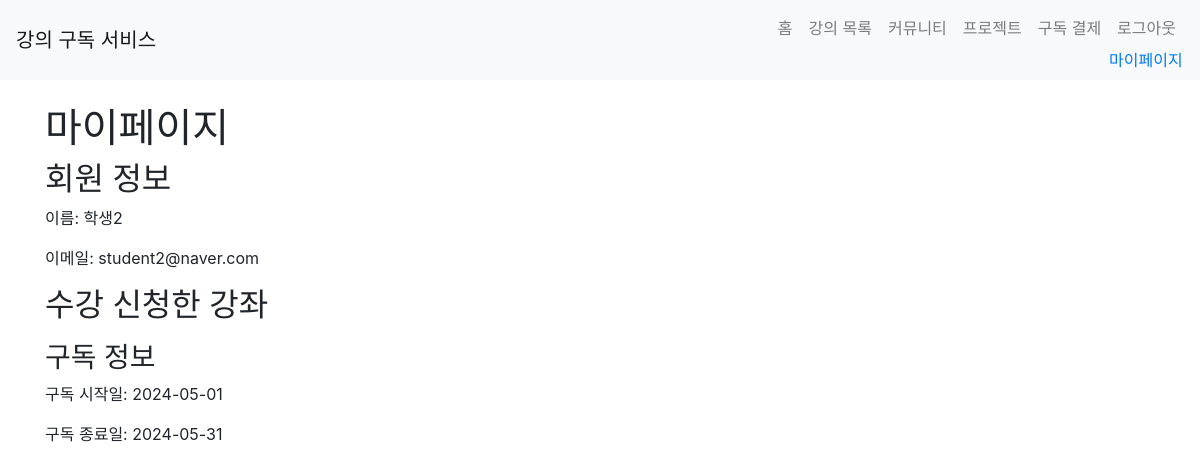
/mypage/ (signed in), run on an earlier commit of the app's database.
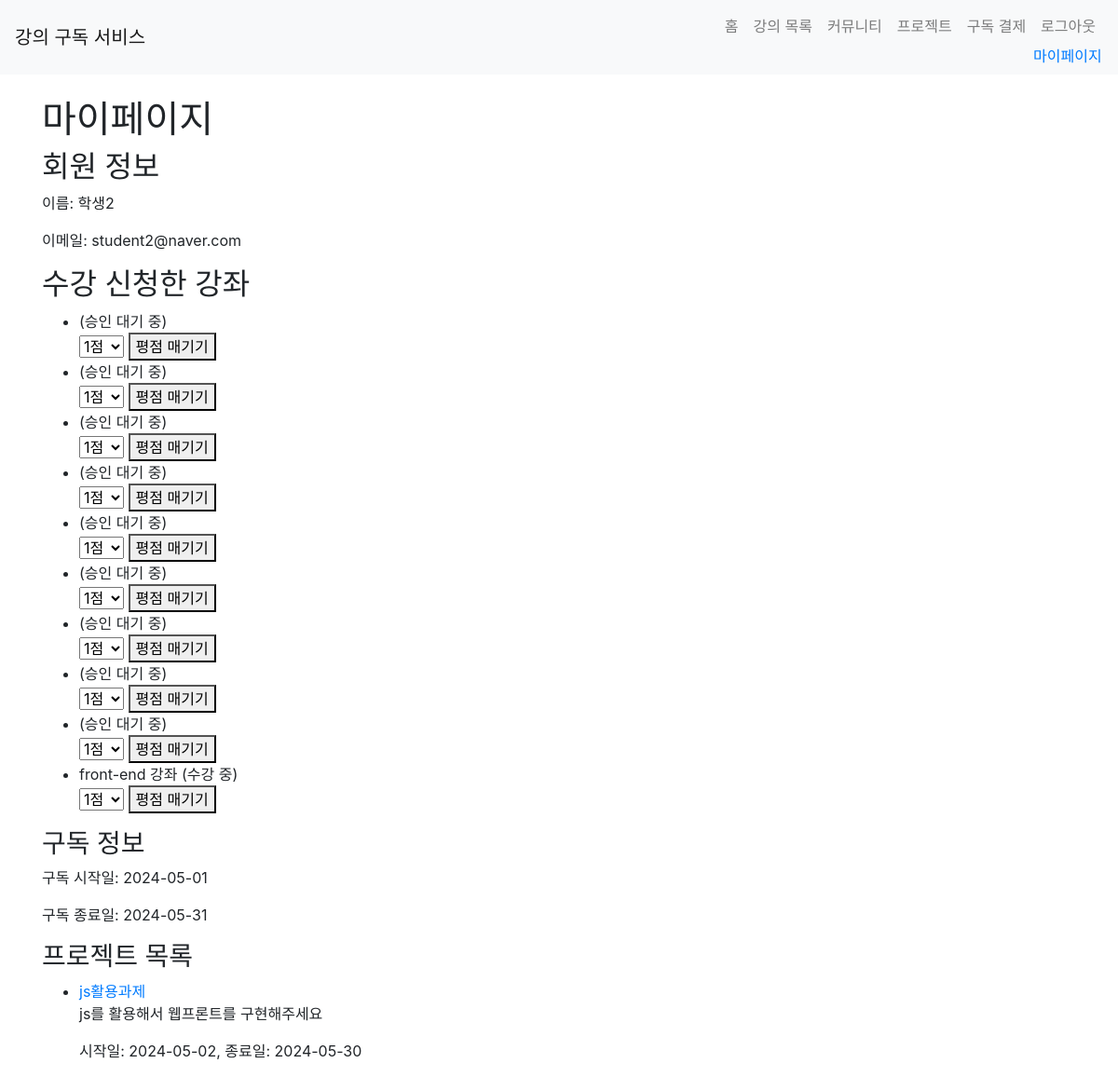
And on a later commit of the database.
### app/models.py (models this page shows, shortened)
class User(UserMixin, db.Model):
    id = db.Column(db.Integer, primary_key=True)
    name = db.Column(db.String(100), nullable=False)
    email = db.Column(db.String(120), unique=True, nullable=False)
    password = db.Column(db.String(255), nullable=False)
    role = db.Column(db.String(20), nullable=False)  # 'student' 또는 'teacher'
    enrollments = db.relationship('Enrollment', back_populates='student', lazy=True)
    courses = db.relationship('Course', back_populates='teacher', lazy=True)  # 강사가 가르치는 강좌들
    subscription = db.relationship('Subscription', uselist=False)
    def is_teacher(self):
        return self.role == 'teacher'

class Subscription(db.Model):
    id = db.Column(db.Integer, primary_key=True)
    user_id = db.Column(db.Integer, db.ForeignKey('user.id'), nullable=False)
    payment_date = db.Column(db.DateTime, default=datetime.utcnow)
    expiration_date = db.Column(db.DateTime)
    subscriber = db.relationship('User', backref=db.backref('subscriptions', lazy=True))

class Enrollment(db.Model):
    id = db.Column(db.Integer, primary_key=True)
    student_id = db.Column(db.Integer, db.ForeignKey('user.id'), nullable=False)
    course_id = db.Column(db.Integer, db.ForeignKey('course.id'), nullable=False)
    approved = db.Column(db.Boolean, default=False)
    student = db.relationship('User', back_populates='enrollments')
    course = db.relationship('Course', back_populates='enrollments')
    rating = db.Column(db.Integer)

class Course(db.Model):
    id = db.Column(db.Integer, primary_key=True)
    title = db.Column(db.String(100), nullable=False)
    description = db.Column(db.Text, nullable=False)
    price = db.Column(db.Float, nullable=False)
    teacher_id = db.Column(db.Integer, db.ForeignKey('user.id'), nullable=False)
    teacher = db.relationship('User', back_populates='courses')
    enrollments = db.relationship('Enrollment', back_populates='course', lazy=True)
    projects = db.relationship('Project', back_populates='course', lazy=True)

class Project(db.Model):
    id = db.Column(db.Integer, primary_key=True)
    title = db.Column(db.String(100), nullable=False)
    description = db.Column(db.Text, nullable=False)
    start_date = db.Column(db.Date, nullable=False)
    end_date = db.Column(db.Date, nullable=False)
    course_id = db.Column(db.Integer, db.ForeignKey('course.id'), nullable=False)
    course = db.relationship('Course', back_populates='projects')
    submissions = db.relationship('ProjectSubmission', backref='project', lazy=True)

### app/views/mypage.py (the view)
@bp.route('/')
@login_required
def index():
    if current_user.is_teacher():
        courses = current_user.courses
        enrollments = Enrollment.query.filter(Enrollment.course_id.in_([course.id for course in courses])).all()
        projects = Project.query.filter(Project.course_id.in_([course.id for course in courses])).all()
    else:
        enrollments = current_user.enrollments
        projects = Project.query.join(Course).filter(Course.id.in_([enrollment.course_id for enrollment in enrollments])).all()
    return render_template('mypage/index.html', enrollments=enrollments, projects=projects)

### app/__init__.py (called while the page is built)
@login_manager.user_loader
def load_user(user_id):
    if user_id is not None:
        return User.query.get(int(user_id))
    return None

### app/templates/mypage/index.html (shortened to what this page needs)
{% extends 'base.html' %}
{% block content %}
<h1>마이페이지</h1>
<h2>회원 정보</h2>
<p>이름: {{ current_user.name }}</p>
<p>이메일: {{ current_user.email }}</p>
{% if current_user.is_teacher() %}
<h2>등록한 강좌</h2>
<ul>
    {% for course in current_user.courses %}
    <li>{{ course.title }}</li>
    {% endfor %}
</ul>
<h2>수강 신청한 학생</h2>
<ul>
    {% for enrollment in enrollments %}
    <li>
        {{ enrollment.student.name }} - {{ enrollment.course.title }}
        {% if not enrollment.approved %}
        <a href="{{ url_for('mypage.approve_enrollment', enrollment_id=enrollment.id) }}">승인</a>
        {% endif %}
    </li>
    {% endfor %}
</ul>
{% else %}
<h2>수강 신청한 강좌</h2>
<ul>
    {% for enrollment in enrollments %}
    <li>
        {{ enrollment.course.title }}
        {% if enrollment.approved %}
        (수강 중)
        {% else %}
        (승인 대기 중)
        {% endif %}
    </li>
        {% if enrollment.student == current_user %}
            <form action="{{ url_for('mypage.rate_course', enrollment_id=enrollment.id) }}" method="post">
                <select name="rating">
                    <option value="1">1점</option>
                </select>
                <button type="submit">평점 매기기</button>
            </form>
        {% endif %}
    {% endfor %}
</ul>
{% endif %}
<h3>구독 정보</h3>
{% if current_user.subscription %}
  <p>구독 시작일: {{ current_user.subscription.payment_date.strftime('%Y-%m-%d') }}</p>
  <p>구독 종료일: {{ current_user.subscription.expiration_date.strftime('%Y-%m-%d') }}</p>
{% else %}
  <p>구독 정보가 없습니다.</p>
{% endif %}
{% if projects %}
<h3>프로젝트 목록</h3>
<ul>
    {% for project in projects %}
    <li>
        <a href="{{ url_for('project.detail', project_id=project.id) }}">{{ project.title }}</a>
        <p>{{ project.description }}</p>
        <p>시작일: {{ project.start_date }}, 종료일: {{ project.end_date }}</p>
    </li>
    {% endfor %}
</ul>
{% endif %}
{% endblock %}

### app/templates/base.html (shortened to what this page needs)
<!DOCTYPE html>
<html lang="ko">
<head>
    <link rel="stylesheet" href="https://maxcdn.bootstrapcdn.com/bootstrap/4.5.2/css/bootstrap.min.css">
</head>
<body>
    <nav class="navbar navbar-expand-lg navbar-light bg-light">
        <a class="navbar-brand" href="/">강의 구독 서비스</a>
        <div class="collapse navbar-collapse" id="navbarNav">
          <ul class="navbar-nav ml-auto">
            <li class="nav-item">
              <a class="nav-link" href="{{ url_for('main.index') }}">홈</a>
            </li>
            <li class="nav-item">
              <a class="nav-link" href="{{ url_for('courses.course_list') }}">강의 목록</a>
            </li>
            <li class="nav-item">
              <a class="nav-link" href="{{ url_for('community.post_list') }}">커뮤니티</a>
            </li>
            {% if current_user.is_authenticated %}
            <li class="nav-item">
                <a class="nav-link" href="{{ url_for('project.list') }}">프로젝트</a>
            </li>
            <li class="nav-item">
              <a class="nav-link" href="{{ url_for('payments.subscribe') }}">구독 결제</a>
            </li>
            <li class="nav-item">
              <a class="nav-link" href="{{ url_for('auth.logout') }}">로그아웃</a>
              <a href="{{ url_for('mypage.index') }}">마이페이지</a>
            </li>
            {% endif %}
          </ul>
        </div>
      </nav>
    <div class="container mt-4">
        {% block content %}{% endblock %}
    </div>
</body>
</html>

What changed in the data, as far as the page shows it:
added Enrollment: approved "(승인 대기 중)"
added Enrollment: approved "(승인 대기 중)"
added Enrollment: approved "(승인 대기 중)"
added Enrollment: approved "(승인 대기 중)"
added Enrollment: approved "(승인 대기 중)"
added Enrollment: approved "(승인 대기 중)"
added Enrollment: approved "(승인 대기 중)"
added Enrollment: approved "(승인 대기 중)"
added Enrollment: approved "(승인 대기 중)"
added Enrollment: course "front-end 강좌", approved "(수강 중)"
added Project: title "js활용과제", description "js를 활용해서 웹프론트를 구현해주세요", start_date "2024-05-02", end_date "2024-05-30"
Also different on the page:
text now shown: "프로젝트 목록"
